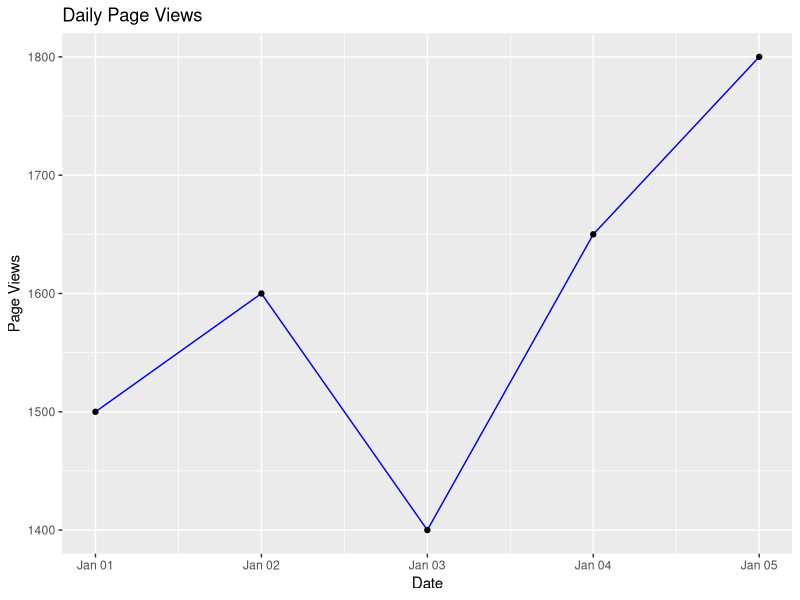
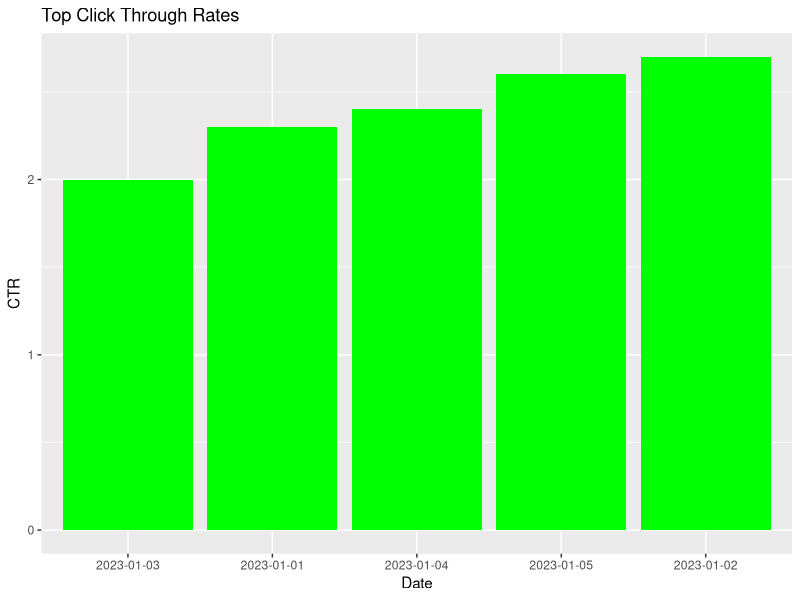
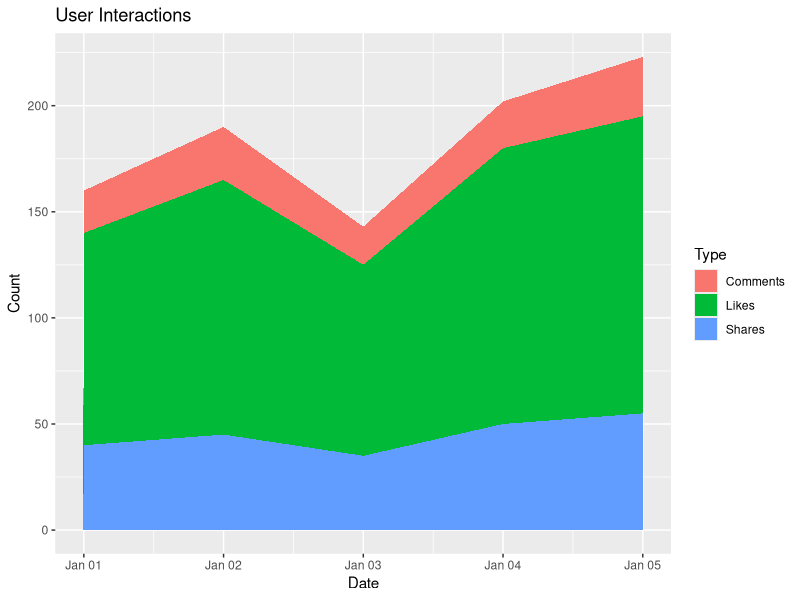

These charts were generated, in order, by the following R code:
library(ggplot2)

web<-data.frame(
Date=as.Date(c("2023-01-01","2023-01-02","2023-01-03","2023-01-04","2023-01-05")),
Views=c(1500,1600,1400,1650,1800),
CTR=c(2.3,2.7,2.0,2.4,2.6),
Likes=c(100,120,90,130,140),
Shares=c(40,45,35,50,55),
Comments=c(20,25,18,22,28)
)

ggplot(web,aes(Date,Views))+geom_line(color="blue")+geom_point()+labs(title="Daily Page Views",x="Date",y="Page Views")
ggplot(web,aes(reorder(Date,CTR),CTR))+geom_bar(stat="identity",fill="green")+labs(title="Top Click Through Rates",x="Date",y="CTR")

interaction<-data.frame(
Date=rep(web$Date,3),
Value=c(web$Likes,web$Shares,web$Comments),
Type=rep(c("Likes","Shares","Comments"),each=5)
)

ggplot(interaction,aes(Date,Value,fill=Type))+geom_area()+labs(title="User Interactions",x="Date",y="Count")
